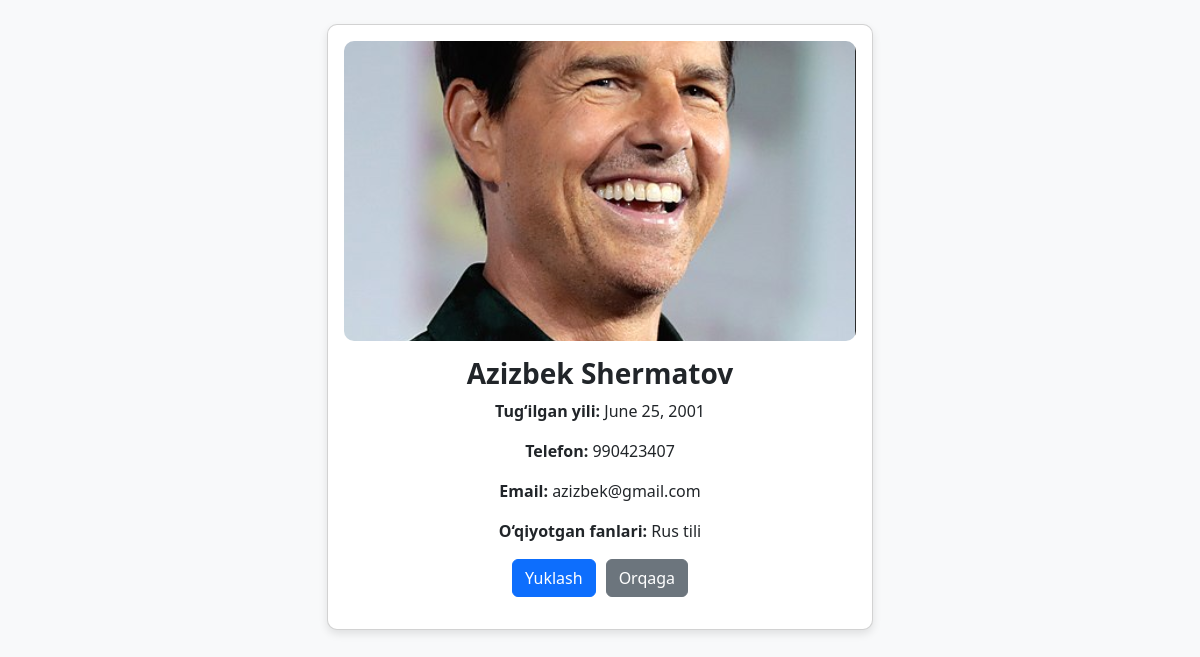
The page /student/2/ on the database its author committed.
### configapp/models.py (models this page shows, shortened)
class Student(models.Model):
    name = models.CharField(max_length=50)
    surname = models.CharField(max_length=50)
    lastname = models.CharField(max_length=50)
    phone = models.CharField(max_length=15)
    address = models.CharField(max_length=255)
    email = models.EmailField(unique=True)
    yili= models.DateField()
    fanlar = models.ForeignKey(Fanlar, on_delete=models.CASCADE)
    created_ed = models.DateTimeField(auto_now_add=True)
    updated_ed = models.DateTimeField(auto_now=True)
    photo = models.ImageField(upload_to='photos/%Y/%m/%d/', blank=True, null=True)
    class Meta:
        verbose_name = "Student"
        verbose_name_plural = "Students"
        ordering = ['-created_ed']

class Fanlar(models.Model):
    title = models.CharField(max_length=50)
    created_ed = models.DateTimeField(auto_now_add=True)
    updated_ed = models.DateTimeField(auto_now=True)
    def __str__(self):
        return self.title

### configapp/views.py (the view)
# urls.py: path('student/<int:student_id>/', student, name='student_detail'),
def student(request, student_id):
    student = get_object_or_404(Student, id=student_id)
    context = {
        'student': student
    }
    return render(request, 'student.html', context)

### configapp/templates/student.html (shortened to what this page needs)
<!DOCTYPE html>
<html lang="uz">
<head>
    <link href="https://cdn.jsdelivr.net/npm/bootstrap@5.3.0/dist/css/bootstrap.min.css" rel="stylesheet">
</head>
<body>
    <div class="container mt-4 text-center">
        <div class="row justify-content-center">
            <div class="col-md-6">
                <div class="card p-3">
                    {% if student.photo %}
                        <img src="{{ student.photo.url }}" alt="{{ student.name }}">
                    {% else %}
                        <img src="https://via.placeholder.com/300" alt="Rasm yo'q">
                    {% endif %}
                    <div class="card-body">
                        <h3 class="card-title fw-bold text-capitalize">{{ student.name }} {{ student.surname }}</h3>
                        <p><strong>Tug‘ilgan yili:</strong> {{ student.yili }}</p>
                        <p><strong>Telefon:</strong> {{ student.phone }}</p>
                        <p><strong>Email:</strong> {{ student.email }}</p>
                        <p><strong>O‘qiyotgan fanlari:</strong> {{ student.fanlar }}</p>
                        <div class="btn-container">
                            <a href="{% url 'generate_student_pdf' student.id %}" class="btn btn-primary">
                                Yuklash
                            </a>
                            <a href="{% url 'index' %}" class="btn btn-secondary">
                                Orqaga
                            </a>
                        </div>
                    </div>
                </div>
            </div>
        </div>
    </div>
</body>
</html>

### configapp/templates/student.html (style rules this page uses)
body { background-color: #f8f9fa; }
.card { box-shadow: 0px 4px 8px rgba(0,0,0,0.1); border-radius: 10px; }
.card img { border-radius: 10px; width: 100%; max-height: 300px; object-fit: cover; }
.btn-container { display: flex; justify-content: center; gap: 10px; margin-top: 15px; }

### rows shown on the page
Student: photo (picture), name "Azizbek", surname "Shermatov", yili "June 25, 2001", phone "990423407", email "azizbek@gmail.com", fanlar "Rus tili"
